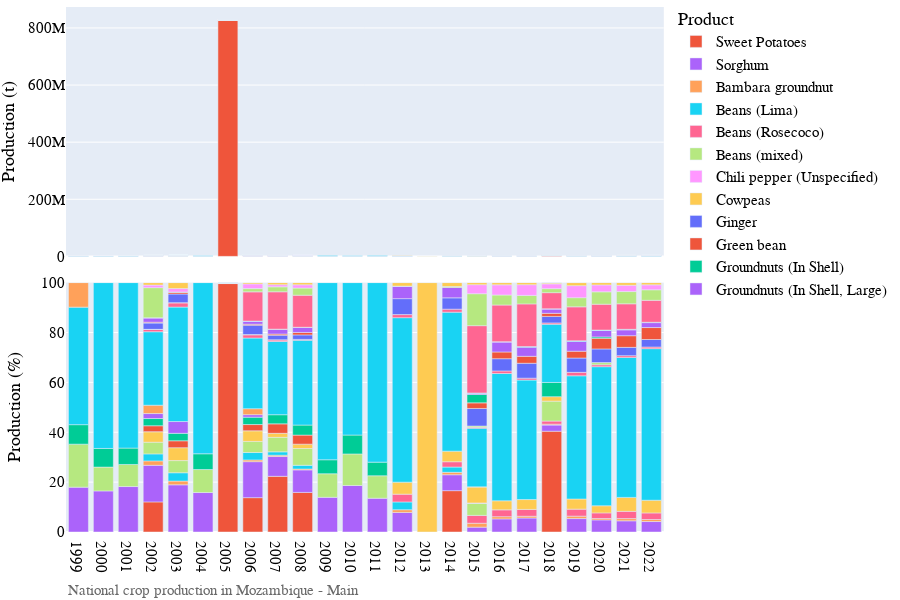

Notebook code for this chart:
### Markdown cell above
# Visualization of production data

### Code cell
# Bar chart of national crop production
country_iso, country_name = 'MZ', 'Mozambique'
df = pd.read_csv('../data/crop/adm_crop_production_%s.csv' % country_iso, index_col=0)
df['year'] = df['harvest_year']
year = [df['year'].min(), df['year'].max()]
product_order = ['Cassava','Sweet Potatoes','Maize Grain (White)','Sorghum']
for season_name in ['Main']:
    footnote = 'National crop production in %s - %s' % (country_name, season_name)
    fn_save = '../figures/%s_bar_natgrainprod_%s.png' % (country_iso, season_name)
    sub = df[df['season_name'] == season_name]
    fig = PlotBarProduction(sub, year, product_order, footnote, fn_save)
    fig.show()

### Figure 1 — Plotly figure (JSON) as saved in the notebook; plotly's stock layout.template omitted (floating-point values rounded to 4 significant figures)
{"data": [{"alignmentgroup": "True", "hovertemplate": "product=Sweet Potatoes<br>season_name=Main<br>type=orig_unit<br>year=%{x}<br>value=%{y}<extra></extra>", "legendgroup": "Sweet Potatoes", "marker": {"color": "#EF553B", "pattern": {"shape": ""}}, "name": "Sweet Potatoes", "offsetgroup": "Sweet Potatoes", "orientation": "v", "showlegend": true, "textposition": "auto", "type": "bar", "x": [2002, 2005, 2006, 2007, 2008, 2014, 2018], "xaxis": "x2", "y": [456330, 826662752, 677870, 861430, 566050, 404011, 2436010], "yaxis": "y2"}, {"alignmentgroup": "True", "hovertemplate": "product=Sweet Potatoes<br>season_name=Main<br>type=percent<br>year=%{x}<br>value=%{y}<extra></extra>", "legendgroup": "Sweet Potatoes", "marker": {"color": "#EF553B", "pattern": {"shape": ""}}, "name": "Sweet Potatoes", "offsetgroup": "Sweet Potatoes", "orientation": "v", "showlegend": false, "textposition": "auto", "type": "bar", "x": [2002, 2005, 2006, 2007, 2008, 2014, 2018], "xaxis": "x", "y": [12.07, 99.63, 13.77, 22.33, 15.88, 16.58, 40.41], "yaxis": "y"}, {"alignmentgroup": "True", "hovertemplate": "product=Sorghum<br>season_name=Main<br>type=orig_unit<br>year=%{x}<br>value=%{y}<extra></extra>", "legendgroup": "Sorghum", "marker": {"color": "#ab63fa", "pattern": {"shape": ""}}, "name": "Sorghum", "offsetgroup": "Sorghum", "orientation": "v", "showlegend": true, "textposition": "auto", "type": "bar", "x": [1999, 2000, 2001, 2002, 2003, 2004, 2005, 2006, 2007, 2008, 2009, 2010, 2011, 2012, 2014, 2015, 2016, 2017, 2018, 2019, 2020, 2021, 2022], "xaxis": "x2", "y": [208927, 252500.0, 308700.0, 554900.0, 696100.0, 330900.0, 518400.0, 710500.0, 306228, 321932, 378035, 388597, 409744, 139262, 155163, 19173, 126878, 139471, 148130, 158191, 142002, 146632, 164491], "yaxis": "y2"}, {"alignmentgroup": "True", "hovertemplate": "product=Sorghum<br>season_name=Main<br>type=percent<br>year=%{x}<br>value=%{y}<extra></extra>", "legendgroup": "Sorghum", "marker": {"color": "#ab63fa", "pattern": {"shape": ""}}, "name": "Sorghum", "offsetgroup": "Sorghum", "orientation": "v", "showlegend": false, "textposition": "auto", "type": "bar", "x": [1999, 2000, 2001, 2002, 2003, 2004, 2005, 2006, 2007, 2008, 2009, 2010, 2011, 2012, 2014, 2015, 2016, 2017, 2018, 2019, 2020, 2021, 2022], "xaxis": "x", "y": [17.98, 16.47, 18.23, 14.67, 18.92, 15.83, 0.06248, 14.43, 7.937, 9.03, 13.9, 18.65, 13.54, 7.848, 6.369, 1.954, 5.259, 5.614, 2.458, 5.384, 4.852, 4.482, 4.197], "yaxis": "y"}, {"alignmentgroup": "True", "hovertemplate": "product=Bambara groundnut<br>season_name=Main<br>type=orig_unit<br>year=%{x}<br>value=%{y}<extra></extra>", "legendgroup": "Bambara groundnut", "marker": {"color": "#FFA15A", "pattern": {"shape": ""}}, "name": "Bambara groundnut", "offsetgroup": "Bambara groundnut", "orientation": "v", "showlegend": true, "textposition": "auto", "type": "bar", "x": [2002, 2003, 2005, 2006, 2007, 2008, 2012, 2014, 2015, 2016, 2017, 2018, 2019, 2020, 2021, 2022], "xaxis": "x2", "y": [67273, 55160, 26882, 34611, 20249, 12630, 19351, 23901, 15307, 21702, 17495, 22475, 28788, 16526, 29191, 31794], "yaxis": "y2"}, {"alignmentgroup": "True", "hovertemplate": "product=Bambara groundnut<br>season_name=Main<br>type=percent<br>year=%{x}<br>value=%{y}<extra></extra>", "legendgroup": "Bambara groundnut", "marker": {"color": "#FFA15A", "pattern": {"shape": ""}}, "name": "Bambara groundnut", "offsetgroup": "Bambara groundnut", "orientation": "v", "showlegend": false, "textposition": "auto", "type": "bar", "x": [2002, 2003, 2005, 2006, 2007, 2008, 2012, 2014, 2015, 2016, 2017, 2018, 2019, 2020, 2021, 2022], "xaxis": "x", "y": [1.779, 1.499, 0.00324, 0.7031, 0.5249, 0.3543, 1.09, 0.9811, 1.56, 0.8995, 0.7042, 0.3729, 0.9797, 0.5647, 0.8923, 0.8113], "yaxis": "y"}, {"alignmentgroup": "True", "hovertemplate": "product=Beans (Lima)<br>season_name=Main<br>type=orig_unit<br>year=%{x}<br>value=%{y}<extra></extra>", "legendgroup": "Beans (Lima)", "marker": {"color": "#19d3f3", "pattern": {"shape": ""}}, "name": "Beans (Lima)", "offsetgroup": "Beans (Lima)", "orientation": "v", "showlegend": true, "textposition": "auto", "type": "bar", "x": [2002, 2003, 2005, 2006, 2007, 2008, 2012, 2014], "xaxis": "x2", "y": [106100.0, 122623, 141281, 145800.0, 51960.0, 52661, 55297, 51584], "yaxis": "y2"}, {"alignmentgroup": "True", "hovertemplate": "product=Beans (Lima)<br>season_name=Main<br>type=percent<br>year=%{x}<br>value=%{y}<extra></extra>", "legendgroup": "Beans (Lima)", "marker": {"color": "#19d3f3", "pattern": {"shape": ""}}, "name": "Beans (Lima)", "offsetgroup": "Beans (Lima)", "orientation": "v", "showlegend": false, "textposition": "auto", "type": "bar", "x": [2002, 2003, 2005, 2006, 2007, 2008, 2012, 2014], "xaxis": "x", "y": [2.805, 3.333, 0.01703, 2.963, 1.347, 1.477, 3.116, 2.117], "yaxis": "y"}, {"alignmentgroup": "True", "hovertemplate": "product=Beans (Rosecoco)<br>season_name=Main<br>type=orig_unit<br>year=%{x}<br>value=%{y}<extra></extra>", "legendgroup": "Beans (Rosecoco)", "marker": {"color": "#FF6692", "pattern": {"shape": ""}}, "name": "Beans (Rosecoco)", "offsetgroup": "Beans (Rosecoco)", "orientation": "v", "showlegend": true, "textposition": "auto", "type": "bar", "x": [2012, 2014, 2015, 2016, 2017, 2018, 2019, 2020, 2021, 2022], "xaxis": "x2", "y": [55297, 51584, 30855, 65793, 67983, 74260, 82437, 65906, 95065, 103543], "yaxis": "y2"}, {"alignmentgroup": "True", "hovertemplate": "product=Beans (Rosecoco)<br>season_name=Main<br>type=percent<br>year=%{x}<br>value=%{y}<extra></extra>", "legendgroup": "Beans (Rosecoco)", "marker": {"color": "#FF6692", "pattern": {"shape": ""}}, "name": "Beans (Rosecoco)", "offsetgroup": "Beans (Rosecoco)", "orientation": "v", "showlegend": false, "textposition": "auto", "type": "bar", "x": [2012, 2014, 2015, 2016, 2017, 2018, 2019, 2020, 2021, 2022], "xaxis": "x", "y": [3.116, 2.117, 3.145, 2.727, 2.736, 1.232, 2.806, 2.252, 2.906, 2.642], "yaxis": "y"}, {"alignmentgroup": "True", "hovertemplate": "product=Beans (mixed)<br>season_name=Main<br>type=orig_unit<br>year=%{x}<br>value=%{y}<extra></extra>", "legendgroup": "Beans (mixed)", "marker": {"color": "#B6E880", "pattern": {"shape": ""}}, "name": "Beans (mixed)", "offsetgroup": "Beans (mixed)", "orientation": "v", "showlegend": true, "textposition": "auto", "type": "bar", "x": [1999, 2000, 2001, 2002, 2003, 2004, 2005, 2006, 2007, 2008, 2009, 2010, 2011, 2015, 2018], "xaxis": "x2", "y": [200483, 146400.0, 149800.0, 177400.0, 179600.0, 192800.0, 195600.0, 219100.0, 224596, 240267, 257381, 263771, 273035, 47723, 482220], "yaxis": "y2"}, {"alignmentgroup": "True", "hovertemplate": "product=Beans (mixed)<br>season_name=Main<br>type=percent<br>year=%{x}<br>value=%{y}<extra></extra>", "legendgroup": "Beans (mixed)", "marker": {"color": "#B6E880", "pattern": {"shape": ""}}, "name": "Beans (mixed)", "offsetgroup": "Beans (mixed)", "orientation": "v", "showlegend": false, "textposition": "auto", "type": "bar", "x": [1999, 2000, 2001, 2002, 2003, 2004, 2005, 2006, 2007, 2008, 2009, 2010, 2011, 2015, 2018], "xaxis": "x", "y": [17.25, 9.556, 8.846, 4.69, 4.881, 9.222, 0.02358, 4.451, 5.822, 6.739, 9.465, 12.66, 9.02, 4.864, 8.0], "yaxis": "y"}, {"alignmentgroup": "True", "hovertemplate": "product=Chili pepper (Unspecified)<br>season_name=Main<br>type=orig_unit<br>year=%{x}<br>value=%{y}<extra></extra>", "legendgroup": "Chili pepper (Unspecified)", "marker": {"color": "#FF97FF", "pattern": {"shape": ""}}, "name": "Chili pepper (Unspecified)", "offsetgroup": "Chili pepper (Unspecified)", "orientation": "v", "showlegend": true, "textposition": "auto", "type": "bar", "x": [2015], "xaxis": "x2", "y": [1279], "yaxis": "y2"}, {"alignmentgroup": "True", "hovertemplate": "product=Chili pepper (Unspecified)<br>season_name=Main<br>type=percent<br>year=%{x}<br>value=%{y}<extra></extra>", "legendgroup": "Chili pepper (Unspecified)", "marker": {"color": "#FF97FF", "pattern": {"shape": ""}}, "name": "Chili pepper (Unspecified)", "offsetgroup": "Chili pepper (Unspecified)", "orientation": "v", "showlegend": false, "textposition": "auto", "type": "bar", "x": [2015], "xaxis": "x", "y": [0.1304], "yaxis": "y"}, {"alignmentgroup": "True", "hovertemplate": "product=Cowpeas<br>season_name=Main<br>type=orig_unit<br>year=%{x}<br>value=%{y}<extra></extra>", "legendgroup": "Cowpeas", "marker": {"color": "#FECB52", "pattern": {"shape": ""}}, "name": "Cowpeas", "offsetgroup": "Cowpeas", "orientation": "v", "showlegend": true, "textposition": "auto", "type": "bar", "x": [2002, 2003, 2005, 2006, 2007, 2008, 2012, 2014, 2015, 2016, 2017, 2018, 2019, 2020, 2021, 2022], "xaxis": "x2", "y": [159687, 190333, 145041, 209087, 62188, 62350, 85484, 103836, 63245, 87515, 98442, 108187, 119573, 83450, 183130, 199457], "yaxis": "y2"}, {"alignmentgroup": "True", "hovertemplate": "product=Cowpeas<br>season_name=Main<br>type=percent<br>year=%{x}<br>value=%{y}<extra></extra>", "legendgroup": "Cowpeas", "marker": {"color": "#FECB52", "pattern": {"shape": ""}}, "name": "Cowpeas", "offsetgroup": "Cowpeas", "orientation": "v", "showlegend": false, "textposition": "auto", "type": "bar", "x": [2002, 2003, 2005, 2006, 2007, 2008, 2012, 2014, 2015, 2016, 2017, 2018, 2019, 2020, 2021, 2022], "xaxis": "x", "y": [4.223, 5.174, 0.01748, 4.248, 1.612, 1.749, 4.817, 4.262, 6.446, 3.627, 3.962, 1.795, 4.069, 2.851, 5.598, 5.09], "yaxis": "y"}, {"alignmentgroup": "True", "hovertemplate": "product=Ginger<br>season_name=Main<br>type=orig_unit<br>year=%{x}<br>value=%{y}<extra></extra>", "legendgroup": "Ginger", "marker": {"color": "#636efa", "pattern": {"shape": ""}}, "name": "Ginger", "offsetgroup": "Ginger", "orientation": "v", "showlegend": true, "textposition": "auto", "type": "bar", "x": [2002, 2005, 2015], "xaxis": "x2", "y": [6, 12, 2], "yaxis": "y2"}, {"alignmentgroup": "True", "hovertemplate": "product=Ginger<br>season_name=Main<br>type=percent<br>year=%{x}<br>value=%{y}<extra></extra>", "legendgroup": "Ginger", "marker": {"color": "#636efa", "pattern": {"shape": ""}}, "name": "Ginger", "offsetgroup": "Ginger", "orientation": "v", "showlegend": false, "textposition": "auto", "type": "bar", "x": [2002, 2005, 2015], "xaxis": "x", "y": [0.0001587, 1.446e-06, 0.0002039], "yaxis": "y"}, {"alignmentgroup": "True", "hovertemplate": "product=Green bean<br>season_name=Main<br>type=orig_unit<br>year=%{x}<br>value=%{y}<extra></extra>", "legendgroup": "Green bean", "marker": {"color": "#EF553B", "pattern": {"shape": ""}}, "name": "Green bean", "offsetgroup": "Green bean", "orientation": "v", "showlegend": true, "textposition": "auto", "type": "bar", "x": [2002, 2003, 2005, 2006, 2007, 2008], "xaxis": "x2", "y": [89400, 101900, 95700, 124300, 146300, 129200], "yaxis": "y2"}, {"alignmentgroup": "True", "hovertemplate": "product=Green bean<br>season_name=Main<br>type=percent<br>year=%{x}<br>value=%{y}<extra></extra>", "legendgroup": "Green bean", "marker": {"color": "#EF553B", "pattern": {"shape": ""}}, "name": "Green bean", "offsetgroup": "Green bean", "orientation": "v", "showlegend": false, "textposition": "auto", "type": "bar", "x": [2002, 2003, 2005, 2006, 2007, 2008], "xaxis": "x", "y": [2.364, 2.77, 0.01153, 2.525, 3.792, 3.624], "yaxis": "y"}, {"alignmentgroup": "True", "hovertemplate": "product=Groundnuts (In Shell)<br>season_name=Main<br>type=orig_unit<br>year=%{x}<br>value=%{y}<extra></extra>", "legendgroup": "Groundnuts (In Shell)", "marker": {"color": "#00cc96", "pattern": {"shape": ""}}, "name": "Groundnuts (In Shell)", "offsetgroup": "Groundnuts (In Shell)", "orientation": "v", "showlegend": true, "textposition": "auto", "type": "bar", "x": [1999, 2000, 2001, 2002, 2003, 2004, 2005, 2006, 2007, 2008, 2009, 2010, 2011, 2018], "xaxis": "x2", "y": [90777, 114500.0, 111200.0, 109800.0, 109900.0, 132100.0, 126200.0, 145600.0, 141500.0, 143510, 152251, 157685, 165372, 343240], "yaxis": "y2"}, {"alignmentgroup": "True", "hovertemplate": "product=Groundnuts (In Shell)<br>season_name=Main<br>type=percent<br>year=%{x}<br>value=%{y}<extra></extra>", "legendgroup": "Groundnuts (In Shell)", "marker": {"color": "#00cc96", "pattern": {"shape": ""}}, "name": "Groundnuts (In Shell)", "offsetgroup": "Groundnuts (In Shell)", "orientation": "v", "showlegend": false, "textposition": "auto", "type": "bar", "x": [1999, 2000, 2001, 2002, 2003, 2004, 2005, 2006, 2007, 2008, 2009, 2010, 2011, 2018], "xaxis": "x", "y": [7.812, 7.473, 6.566, 2.903, 2.988, 6.317, 0.01521, 2.958, 3.667, 4.025, 5.599, 7.567, 5.463, 5.694], "yaxis": "y"}, {"alignmentgroup": "True", "hovertemplate": "product=Groundnuts (In Shell, Large)<br>season_name=Main<br>type=orig_unit<br>year=%{x}<br>value=%{y}<extra></extra>", "legendgroup": "Groundnuts (In Shell, Large)", "marker": {"color": "#ab63fa", "pattern": {"shape": ""}}, "name": "Groundnuts (In Shell, Large)", "offsetgroup": "Groundnuts (In Shell, Large)", "orientation": "v", "showlegend": true, "textposition": "auto", "type": "bar", "x": [2002, 2003, 2005, 2006], "xaxis": "x2", "y": [75358, 174030, 54744, 49350], "yaxis": "y2"}, {"alignmentgroup": "True", "hovertemplate": "product=Groundnuts (In Shell, Large)<br>season_name=Main<br>type=percent<br>year=%{x}<br>value=%{y}<extra></extra>", "legendgroup": "Groundnuts (In Shell, Large)", "marker": {"color": "#ab63fa", "pattern": {"shape": ""}}, "name": "Groundnuts (In Shell, Large)", "offsetgroup": "Groundnuts (In Shell, Large)", "orientation": "v", "showlegend": false, "textposition": "auto", "type": "bar", "x": [2002, 2003, 2005, 2006], "xaxis": "x", "y": [1.993, 4.731, 0.006598, 1.003], "yaxis": "y"}, {"alignmentgroup": "True", "hovertemplate": "product=Groundnuts (In Shell, Small)<br>season_name=Main<br>type=orig_unit<br>year=%{x}<br>value=%{y}<extra></extra>", "legendgroup": "Groundnuts (In Shell, Small)", "marker": {"color": "#FFA15A", "pattern": {"shape": ""}}, "name": "Groundnuts (In Shell, Small)", "offsetgroup": "Groundnuts (In Shell, Small)", "orientation": "v", "showlegend": true, "textposition": "auto", "type": "bar", "x": [2002, 2005, 2006], "xaxis": "x2", "y": [126618, 114508, 117796], "yaxis": "y2"}, {"alignmentgroup": "True", "hovertemplate": "product=Groundnuts (In Shell, Small)<br>season_name=Main<br>type=percent<br>year=%{x}<br>value=%{y}<extra></extra>", "legendgroup": "Groundnuts (In Shell, Small)", "marker": {"color": "#FFA15A", "pattern": {"shape": ""}}, "name": "Groundnuts (In Shell, Small)", "offsetgroup": "Groundnuts (In Shell, Small)", "orientation": "v", "showlegend": false, "textposition": "auto", "type": "bar", "x": [2002, 2005, 2006], "xaxis": "x", "y": [3.348, 0.0138, 2.393], "yaxis": "y"}, {"alignmentgroup": "True", "hovertemplate": "product=Maize<br>season_name=Main<br>type=orig_unit<br>year=%{x}<br>value=%{y}<extra></extra>", "legendgroup": "Maize", "marker": {"color": "#19d3f3", "pattern": {"shape": ""}}, "name": "Maize", "offsetgroup": "Maize", "orientation": "v", "showlegend": true, "textposition": "auto", "type": "bar", "x": [1999, 2000, 2001, 2002, 2003, 2004, 2005, 2006, 2007, 2008, 2009, 2010, 2011, 2012, 2014, 2015, 2016, 2017, 2018, 2019, 2020, 2021, 2022], "xaxis": "x2", "y": [547713, 1019000.0, 1124000.0, 1114000, 1688000.0, 1435000.0, 942300, 1394800, 1134200, 1213000, 1931528, 1273669, 2178842, 1170500, 1357404, 230736, 1231468, 1190431, 1406794, 1451686, 1632321, 1836925, 2382511], "yaxis": "y2"}, {"alignmentgroup": "True", "hovertemplate": "product=Maize<br>season_name=Main<br>type=percent<br>year=%{x}<br>value=%{y}<extra></extra>", "legendgroup": "Maize", "marker": {"color": "#19d3f3", "pattern": {"shape": ""}}, "name": "Maize", "offsetgroup": "Maize", "orientation": "v", "showlegend": false, "textposition": "auto", "type": "bar", "x": [1999, 2000, 2001, 2002, 2003, 2004, 2005, 2006, 2007, 2008, 2009, 2010, 2011, 2012, 2014, 2015, 2016, 2017, 2018, 2019, 2020, 2021, 2022], "xaxis": "x", "y": [47.13, 66.5, 66.36, 29.46, 45.89, 68.63, 0.1136, 28.34, 29.4, 34.02, 71.03, 61.12, 71.98, 65.96, 55.72, 23.52, 51.04, 47.92, 23.34, 49.41, 55.77, 56.15, 60.79], "yaxis": "y"}, {"alignmentgroup": "True", "hovertemplate": "product=Millet<br>season_name=Main<br>type=orig_unit<br>year=%{x}<br>value=%{y}<extra></extra>", "legendgroup": "Millet", "marker": {"color": "#FF6692", "pattern": {"shape": ""}}, "name": "Millet", "offsetgroup": "Millet", "orientation": "v", "showlegend": true, "textposition": "auto", "type": "bar", "x": [2002, 2003, 2005, 2006, 2007, 2008, 2012, 2014, 2015, 2016, 2017, 2018, 2019, 2020, 2021, 2022], "xaxis": "x2", "y": [36445, 64827, 45855, 67077, 24815, 12170.0, 21944, 29332, 3313, 24868, 18745, 33463, 40545, 22099, 22832, 25111], "yaxis": "y2"}, {"alignmentgroup": "True", "hovertemplate": "product=Millet<br>season_name=Main<br>type=percent<br>year=%{x}<br>value=%{y}<extra></extra>", "legendgroup": "Millet", "marker": {"color": "#FF6692", "pattern": {"shape": ""}}, "name": "Millet", "offsetgroup": "Millet", "orientation": "v", "showlegend": false, "textposition": "auto", "type": "bar", "x": [2002, 2003, 2005, 2006, 2007, 2008, 2012, 2014, 2015, 2016, 2017, 2018, 2019, 2020, 2021, 2022], "xaxis": "x", "y": [0.9637, 1.762, 0.005526, 1.363, 0.6432, 0.3413, 1.237, 1.204, 0.3377, 1.031, 0.7545, 0.5552, 1.38, 0.7551, 0.6979, 0.6408], "yaxis": "y"}, {"alignmentgroup": "True", "hovertemplate": "product=Mung bean (unspecified)<br>season_name=Main<br>type=orig_unit<br>year=%{x}<br>value=%{y}<extra></extra>", "legendgroup": "Mung bean (unspecified)", "marker": {"color": "#B6E880", "pattern": {"shape": ""}}, "name": "Mung bean (unspecified)", "offsetgroup": "Mung bean (unspecified)", "orientation": "v", "showlegend": true, "textposition": "auto", "type": "bar", "x": [2015, 2020], "xaxis": "x2", "y": [5211, 26172], "yaxis": "y2"}, {"alignmentgroup": "True", "hovertemplate": "product=Mung bean (unspecified)<br>season_name=Main<br>type=percent<br>year=%{x}<br>value=%{y}<extra></extra>", "legendgroup": "Mung bean (unspecified)", "marker": {"color": "#B6E880", "pattern": {"shape": ""}}, "name": "Mung bean (unspecified)", "offsetgroup": "Mung bean (unspecified)", "orientation": "v", "showlegend": false, "textposition": "auto", "type": "bar", "x": [2015, 2020], "xaxis": "x", "y": [0.5311, 0.8943], "yaxis": "y"}, {"alignmentgroup": "True", "hovertemplate": "product=Paprika<br>season_name=Main<br>type=orig_unit<br>year=%{x}<br>value=%{y}<extra></extra>", "legendgroup": "Paprika", "marker": {"color": "#FF97FF", "pattern": {"shape": ""}}, "name": "Paprika", "offsetgroup": "Paprika", "orientation": "v", "showlegend": true, "textposition": "auto", "type": "bar", "x": [2002, 2003, 2005, 2006], "xaxis": "x2", "y": [23, 247, 305, 72], "yaxis": "y2"}, {"alignmentgroup": "True", "hovertemplate": "product=Paprika<br>season_name=Main<br>type=percent<br>year=%{x}<br>value=%{y}<extra></extra>", "legendgroup": "Paprika", "marker": {"color": "#FF97FF", "pattern": {"shape": ""}}, "name": "Paprika", "offsetgroup": "Paprika", "orientation": "v", "showlegend": false, "textposition": "auto", "type": "bar", "x": [2002, 2003, 2005, 2006], "xaxis": "x", "y": [0.0006082, 0.006714, 3.676e-05, 0.001463], "yaxis": "y"}, {"alignmentgroup": "True", "hovertemplate": "product=Pepper (Piper spp.)<br>season_name=Main<br>type=orig_unit<br>year=%{x}<br>value=%{y}<extra></extra>", "legendgroup": "Pepper (Piper spp.)", "marker": {"color": "#FECB52", "pattern": {"shape": ""}}, "name": "Pepper (Piper spp.)", "offsetgroup": "Pepper (Piper spp.)", "orientation": "v", "showlegend": true, "textposition": "auto", "type": "bar", "x": [2002, 2003, 2005, 2006, 2007, 2008], "xaxis": "x2", "y": [97, 260, 335, 283, 18, 71], "yaxis": "y2"}, {"alignmentgroup": "True", "hovertemplate": "product=Pepper (Piper spp.)<br>season_name=Main<br>type=percent<br>year=%{x}<br>value=%{y}<extra></extra>", "legendgroup": "Pepper (Piper spp.)", "marker": {"color": "#FECB52", "pattern": {"shape": ""}}, "name": "Pepper (Piper spp.)", "offsetgroup": "Pepper (Piper spp.)", "orientation": "v", "showlegend": false, "textposition": "auto", "type": "bar", "x": [2002, 2003, 2005, 2006, 2007, 2008], "xaxis": "x", "y": [0.002565, 0.007067, 4.037e-05, 0.005749, 0.0004666, 0.001992], "yaxis": "y"}, {"alignmentgroup": "True", "hovertemplate": "product=Pigeon Peas<br>season_name=Main<br>type=orig_unit<br>year=%{x}<br>value=%{y}<extra></extra>", "legendgroup": "Pigeon Peas", "marker": {"color": "#636efa", "pattern": {"shape": ""}}, "name": "Pigeon Peas", "offsetgroup": "Pigeon Peas", "orientation": "v", "showlegend": true, "textposition": "auto", "type": "bar", "x": [2002, 2003, 2005, 2006, 2007, 2008, 2012, 2014, 2015, 2016, 2017, 2018, 2019, 2020, 2021, 2022], "xaxis": "x2", "y": [95246, 127762, 109271, 186814, 71493, 64091, 113453, 110579, 69208, 118398, 148448, 156285, 168714, 160000, 108438, 118108], "yaxis": "y2"}, {"alignmentgroup": "True", "hovertemplate": "product=Pigeon Peas<br>season_name=Main<br>type=percent<br>year=%{x}<br>value=%{y}<extra></extra>", "legendgroup": "Pigeon Peas", "marker": {"color": "#636efa", "pattern": {"shape": ""}}, "name": "Pigeon Peas", "offsetgroup": "Pigeon Peas", "orientation": "v", "showlegend": false, "textposition": "auto", "type": "bar", "x": [2002, 2003, 2005, 2006, 2007, 2008, 2012, 2014, 2015, 2016, 2017, 2018, 2019, 2020, 2021, 2022], "xaxis": "x", "y": [2.519, 3.473, 0.01317, 3.795, 1.853, 1.798, 6.393, 4.539, 7.054, 4.907, 5.975, 2.593, 5.742, 5.467, 3.315, 3.014], "yaxis": "y"}, {"alignmentgroup": "True", "hovertemplate": "product=Sesame Seed<br>season_name=Main<br>type=orig_unit<br>year=%{x}<br>value=%{y}<extra></extra>", "legendgroup": "Sesame Seed", "marker": {"color": "#EF553B", "pattern": {"shape": ""}}, "name": "Sesame Seed", "offsetgroup": "Sesame Seed", "orientation": "v", "showlegend": true, "textposition": "auto", "type": "bar", "x": [2002, 2003, 2005, 2006, 2007, 2008, 2015, 2016, 2017, 2018, 2019, 2020, 2021, 2022], "xaxis": "x2", "y": [12948, 25198, 45576, 18355, 17605, 34601, 21993, 65067, 69374, 74284, 80422, 125038, 152809, 188113], "yaxis": "y2"}, {"alignmentgroup": "True", "hovertemplate": "product=Sesame Seed<br>season_name=Main<br>type=percent<br>year=%{x}<br>value=%{y}<extra></extra>", "legendgroup": "Sesame Seed", "marker": {"color": "#EF553B", "pattern": {"shape": ""}}, "name": "Sesame Seed", "offsetgroup": "Sesame Seed", "orientation": "v", "showlegend": false, "textposition": "auto", "type": "bar", "x": [2002, 2003, 2005, 2006, 2007, 2008, 2015, 2016, 2017, 2018, 2019, 2020, 2021, 2022], "xaxis": "x", "y": [0.3424, 0.6849, 0.005493, 0.3729, 0.4563, 0.9706, 2.242, 2.697, 2.792, 1.232, 2.737, 4.272, 4.671, 4.8], "yaxis": "y"}, {"alignmentgroup": "True", "hovertemplate": "product=Soybean<br>season_name=Main<br>type=orig_unit<br>year=%{x}<br>value=%{y}<extra></extra>", "legendgroup": "Soybean", "marker": {"color": "#00cc96", "pattern": {"shape": ""}}, "name": "Soybean", "offsetgroup": "Soybean", "orientation": "v", "showlegend": true, "textposition": "auto", "type": "bar", "x": [2015, 2020], "xaxis": "x2", "y": [33315, 16503], "yaxis": "y2"}, {"alignmentgroup": "True", "hovertemplate": "product=Soybean<br>season_name=Main<br>type=percent<br>year=%{x}<br>value=%{y}<extra></extra>", "legendgroup": "Soybean", "marker": {"color": "#00cc96", "pattern": {"shape": ""}}, "name": "Soybean", "offsetgroup": "Soybean", "orientation": "v", "showlegend": false, "textposition": "auto", "type": "bar", "x": [2015, 2020], "xaxis": "x", "y": [3.396, 0.5639], "yaxis": "y"}, {"alignmentgroup": "True", "hovertemplate": "product=Spanish peanut<br>season_name=Main<br>type=orig_unit<br>year=%{x}<br>value=%{y}<extra></extra>", "legendgroup": "Spanish peanut", "marker": {"color": "#ab63fa", "pattern": {"shape": ""}}, "name": "Spanish peanut", "offsetgroup": "Spanish peanut", "orientation": "v", "showlegend": true, "textposition": "auto", "type": "bar", "x": [2002, 2005, 2006, 2007, 2008, 2012, 2014, 2015, 2016, 2017, 2018, 2019, 2020, 2021, 2022], "xaxis": "x2", "y": [64359, 58264, 59895, 70093, 71168, 88156, 102133, 4670, 95381, 91323, 103651, 115756, 76029, 77094, 77063], "yaxis": "y2"}, {"alignmentgroup": "True", "hovertemplate": "product=Spanish peanut<br>season_name=Main<br>type=percent<br>year=%{x}<br>value=%{y}<extra></extra>", "legendgroup": "Spanish peanut", "marker": {"color": "#ab63fa", "pattern": {"shape": ""}}, "name": "Spanish peanut", "offsetgroup": "Spanish peanut", "orientation": "v", "showlegend": false, "textposition": "auto", "type": "bar", "x": [2002, 2005, 2006, 2007, 2008, 2012, 2014, 2015, 2016, 2017, 2018, 2019, 2020, 2021, 2022], "xaxis": "x", "y": [1.702, 0.007022, 1.217, 1.817, 1.996, 4.968, 4.192, 0.476, 3.953, 3.676, 1.72, 3.94, 2.598, 2.356, 1.966], "yaxis": "y"}, {"alignmentgroup": "True", "hovertemplate": "product=Sugarcane<br>season_name=Main<br>type=orig_unit<br>year=%{x}<br>value=%{y}<extra></extra>", "legendgroup": "Sugarcane", "marker": {"color": "#FFA15A", "pattern": {"shape": ""}}, "name": "Sugarcane", "offsetgroup": "Sugarcane", "orientation": "v", "showlegend": true, "textposition": "auto", "type": "bar", "x": [1999], "xaxis": "x2", "y": [114156], "yaxis": "y2"}, {"alignmentgroup": "True", "hovertemplate": "product=Sugarcane<br>season_name=Main<br>type=percent<br>year=%{x}<br>value=%{y}<extra></extra>", "legendgroup": "Sugarcane", "marker": {"color": "#FFA15A", "pattern": {"shape": ""}}, "name": "Sugarcane", "offsetgroup": "Sugarcane", "orientation": "v", "showlegend": false, "textposition": "auto", "type": "bar", "x": [1999], "xaxis": "x", "y": [9.824], "yaxis": "y"}, {"alignmentgroup": "True", "hovertemplate": "product=Sunflower Seed<br>season_name=Main<br>type=orig_unit<br>year=%{x}<br>value=%{y}<extra></extra>", "legendgroup": "Sunflower Seed", "marker": {"color": "#19d3f3", "pattern": {"shape": ""}}, "name": "Sunflower Seed", "offsetgroup": "Sunflower Seed", "orientation": "v", "showlegend": true, "textposition": "auto", "type": "bar", "x": [2002, 2003, 2005, 2006, 2007, 2008, 2015, 2016, 2017, 2018, 2019, 2020, 2021, 2022], "xaxis": "x2", "y": [3358.0, 3929, 1061, 2138, 5957, 3279, 1007, 4680, 5264, 5849, 7333, 4186, 6740, 5841], "yaxis": "y2"}, {"alignmentgroup": "True", "hovertemplate": "product=Sunflower Seed<br>season_name=Main<br>type=percent<br>year=%{x}<br>value=%{y}<extra></extra>", "legendgroup": "Sunflower Seed", "marker": {"color": "#19d3f3", "pattern": {"shape": ""}}, "name": "Sunflower Seed", "offsetgroup": "Sunflower Seed", "orientation": "v", "showlegend": false, "textposition": "auto", "type": "bar", "x": [2002, 2003, 2005, 2006, 2007, 2008, 2015, 2016, 2017, 2018, 2019, 2020, 2021, 2022], "xaxis": "x", "y": [0.08879, 0.1068, 0.0001279, 0.04343, 0.1544, 0.09198, 0.1026, 0.194, 0.2119, 0.09704, 0.2496, 0.143, 0.206, 0.149], "yaxis": "y"}, {"alignmentgroup": "True", "hovertemplate": "product=Sweet Potatoes (Non-Orange)<br>season_name=Main<br>type=orig_unit<br>year=%{x}<br>value=%{y}<extra></extra>", "legendgroup": "Sweet Potatoes (Non-Orange)", "marker": {"color": "#FF6692", "pattern": {"shape": ""}}, "name": "Sweet Potatoes (Non-Orange)", "offsetgroup": "Sweet Potatoes (Non-Orange)", "orientation": "v", "showlegend": true, "textposition": "auto", "type": "bar", "x": [2005, 2006, 2007, 2008, 2015, 2016, 2017, 2018, 2019, 2020, 2021, 2022], "xaxis": "x2", "y": [322300.0, 577000.0, 577500.0, 458500.0, 264715, 354123, 425722, 390605, 399615, 303246, 334841, 344886], "yaxis": "y2"}, {"alignmentgroup": "True", "hovertemplate": "product=Sweet Potatoes (Non-Orange)<br>season_name=Main<br>type=percent<br>year=%{x}<br>value=%{y}<extra></extra>", "legendgroup": "Sweet Potatoes (Non-Orange)", "marker": {"color": "#FF6692", "pattern": {"shape": ""}}, "name": "Sweet Potatoes (Non-Orange)", "offsetgroup": "Sweet Potatoes (Non-Orange)", "orientation": "v", "showlegend": false, "textposition": "auto", "type": "bar", "x": [2005, 2006, 2007, 2008, 2015, 2016, 2017, 2018, 2019, 2020, 2021, 2022], "xaxis": "x", "y": [0.03884, 11.72, 14.97, 12.86, 26.98, 14.68, 17.14, 6.48, 13.6, 10.36, 10.23, 8.8], "yaxis": "y"}, {"alignmentgroup": "True", "hovertemplate": "product=Sweet Potatoes (Orange)<br>season_name=Main<br>type=orig_unit<br>year=%{x}<br>value=%{y}<extra></extra>", "legendgroup": "Sweet Potatoes (Orange)", "marker": {"color": "#B6E880", "pattern": {"shape": ""}}, "name": "Sweet Potatoes (Orange)", "offsetgroup": "Sweet Potatoes (Orange)", "orientation": "v", "showlegend": true, "textposition": "auto", "type": "bar", "x": [2002, 2005, 2006, 2007, 2008, 2012, 2014, 2015, 2016, 2017, 2018, 2019, 2020, 2021, 2022], "xaxis": "x2", "y": [456337, 28580.0, 64220.0, 77090.0, 102351, 1038, 8578, 125691, 96999, 84331, 96641, 107770, 145387, 160536, 165351], "yaxis": "y2"}, {"alignmentgroup": "True", "hovertemplate": "product=Sweet Potatoes (Orange)<br>season_name=Main<br>type=percent<br>year=%{x}<br>value=%{y}<extra></extra>", "legendgroup": "Sweet Potatoes (Orange)", "marker": {"color": "#B6E880", "pattern": {"shape": ""}}, "name": "Sweet Potatoes (Orange)", "offsetgroup": "Sweet Potatoes (Orange)", "orientation": "v", "showlegend": false, "textposition": "auto", "type": "bar", "x": [2002, 2005, 2006, 2007, 2008, 2012, 2014, 2015, 2016, 2017, 2018, 2019, 2020, 2021, 2022], "xaxis": "x", "y": [12.07, 0.003445, 1.305, 1.998, 2.871, 0.05849, 0.3521, 12.81, 4.02, 3.394, 1.603, 3.668, 4.968, 4.907, 4.219], "yaxis": "y"}, {"alignmentgroup": "True", "hovertemplate": "product=Tobacco<br>season_name=Main<br>type=orig_unit<br>year=%{x}<br>value=%{y}<extra></extra>", "legendgroup": "Tobacco", "marker": {"color": "#FF97FF", "pattern": {"shape": ""}}, "name": "Tobacco", "offsetgroup": "Tobacco", "orientation": "v", "showlegend": true, "textposition": "auto", "type": "bar", "x": [2002, 2003, 2005, 2006, 2007, 2008, 2015, 2016, 2017, 2018, 2019, 2020, 2021, 2022], "xaxis": "x2", "y": [38391, 51131, 80842, 93065, 33595, 46261, 35591, 98369, 106758, 115148, 142042, 80897, 82515, 77902], "yaxis": "y2"}, {"alignmentgroup": "True", "hovertemplate": "product=Tobacco<br>season_name=Main<br>type=percent<br>year=%{x}<br>value=%{y}<extra></extra>", "legendgroup": "Tobacco", "marker": {"color": "#FF97FF", "pattern": {"shape": ""}}, "name": "Tobacco", "offsetgroup": "Tobacco", "orientation": "v", "showlegend": false, "textposition": "auto", "type": "bar", "x": [2002, 2003, 2005, 2006, 2007, 2008, 2015, 2016, 2017, 2018, 2019, 2020, 2021, 2022], "xaxis": "x", "y": [1.015, 1.39, 0.009743, 1.891, 0.8708, 1.298, 3.628, 4.077, 4.297, 1.91, 4.834, 2.764, 2.522, 1.988], "yaxis": "y"}, {"alignmentgroup": "True", "hovertemplate": "product=Virginia peanut<br>season_name=Main<br>type=orig_unit<br>year=%{x}<br>value=%{y}<extra></extra>", "legendgroup": "Virginia peanut", "marker": {"color": "#FECB52", "pattern": {"shape": ""}}, "name": "Virginia peanut", "offsetgroup": "Virginia peanut", "orientation": "v", "showlegend": true, "textposition": "auto", "type": "bar", "x": [2002, 2003, 2005, 2006, 2007, 2008, 2012, 2013, 2014, 2015, 2016, 2017, 2018, 2019, 2020, 2021, 2022], "xaxis": "x2", "y": [37715, 87464, 27410, 24726, 31220, 31028, 24756, 33210, 37992, 8047, 21373, 20580, 19789, 35466, 26929, 34829, 34817], "yaxis": "y2"}, {"alignmentgroup": "True", "hovertemplate": "product=Virginia peanut<br>season_name=Main<br>type=percent<br>year=%{x}<br>value=%{y}<extra></extra>", "legendgroup": "Virginia peanut", "marker": {"color": "#FECB52", "pattern": {"shape": ""}}, "name": "Virginia peanut", "offsetgroup": "Virginia peanut", "orientation": "v", "showlegend": false, "textposition": "auto", "type": "bar", "x": [2002, 2003, 2005, 2006, 2007, 2008, 2012, 2013, 2014, 2015, 2016, 2017, 2018, 2019, 2020, 2021, 2022], "xaxis": "x", "y": [0.9973, 2.377, 0.003303, 0.5023, 0.8092, 0.8703, 1.395, 100, 1.56, 0.8202, 0.8859, 0.8284, 0.3283, 1.207, 0.9201, 1.065, 0.8884], "yaxis": "y"}, {"alignmentgroup": "True", "hovertemplate": "product=Wheat<br>season_name=Main<br>type=orig_unit<br>year=%{x}<br>value=%{y}<extra></extra>", "legendgroup": "Wheat", "marker": {"color": "#636efa", "pattern": {"shape": ""}}, "name": "Wheat", "offsetgroup": "Wheat", "orientation": "v", "showlegend": true, "textposition": "auto", "type": "bar", "x": [2018], "xaxis": "x2", "y": [10580], "yaxis": "y2"}, {"alignmentgroup": "True", "hovertemplate": "product=Wheat<br>season_name=Main<br>type=percent<br>year=%{x}<br>value=%{y}<extra></extra>", "legendgroup": "Wheat", "marker": {"color": "#636efa", "pattern": {"shape": ""}}, "name": "Wheat", "offsetgroup": "Wheat", "orientation": "v", "showlegend": false, "textposition": "auto", "type": "bar", "x": [2018], "xaxis": "x", "y": [0.1755], "yaxis": "y"}], "layout": {"annotations": [{"showarrow": false, "text": "", "textangle": 90, "x": 0.98, "xanchor": "left", "xref": "paper", "y": 0.2375, "yanchor": "middle", "yref": "paper"}, {"showarrow": false, "text": "", "textangle": 90, "x": 0.98, "xanchor": "left", "xref": "paper", "y": 0.7625, "yanchor": "middle", "yref": "paper"}, {"align": "left", "font": {"color": "dimgrey", "family": "arial", "size": 15}, "showarrow": false, "text": "National crop production in Mozambique - Main", "x": 0, "xref": "paper", "y": -0.13, "yref": "paper"}], "barmode": "relative", "font": {"color": "black", "family": "arial", "size": 15}, "height": 600, "legend": {"title": {"text": "Product"}, "tracegroupgap": 0, "x": 1, "y": 1.01}, "margin": {"b": 0, "l": 0, "r": 0, "t": 0}, "width": 900, "xaxis": {"anchor": "y", "domain": [0, 0.98], "dtick": 1, "range": [1998.0, 2022.0], "title": {"text": ""}}, "xaxis2": {"anchor": "y2", "domain": [0, 0.98], "matches": "x", "showticklabels": false}, "yaxis": {"anchor": "x", "domain": [0, 0.475], "range": [0, 100], "title": {"text": "Production (%)"}}, "yaxis2": {"anchor": "x2", "domain": [0.525, 1], "title": {"text": "Production (t)"}}}}
